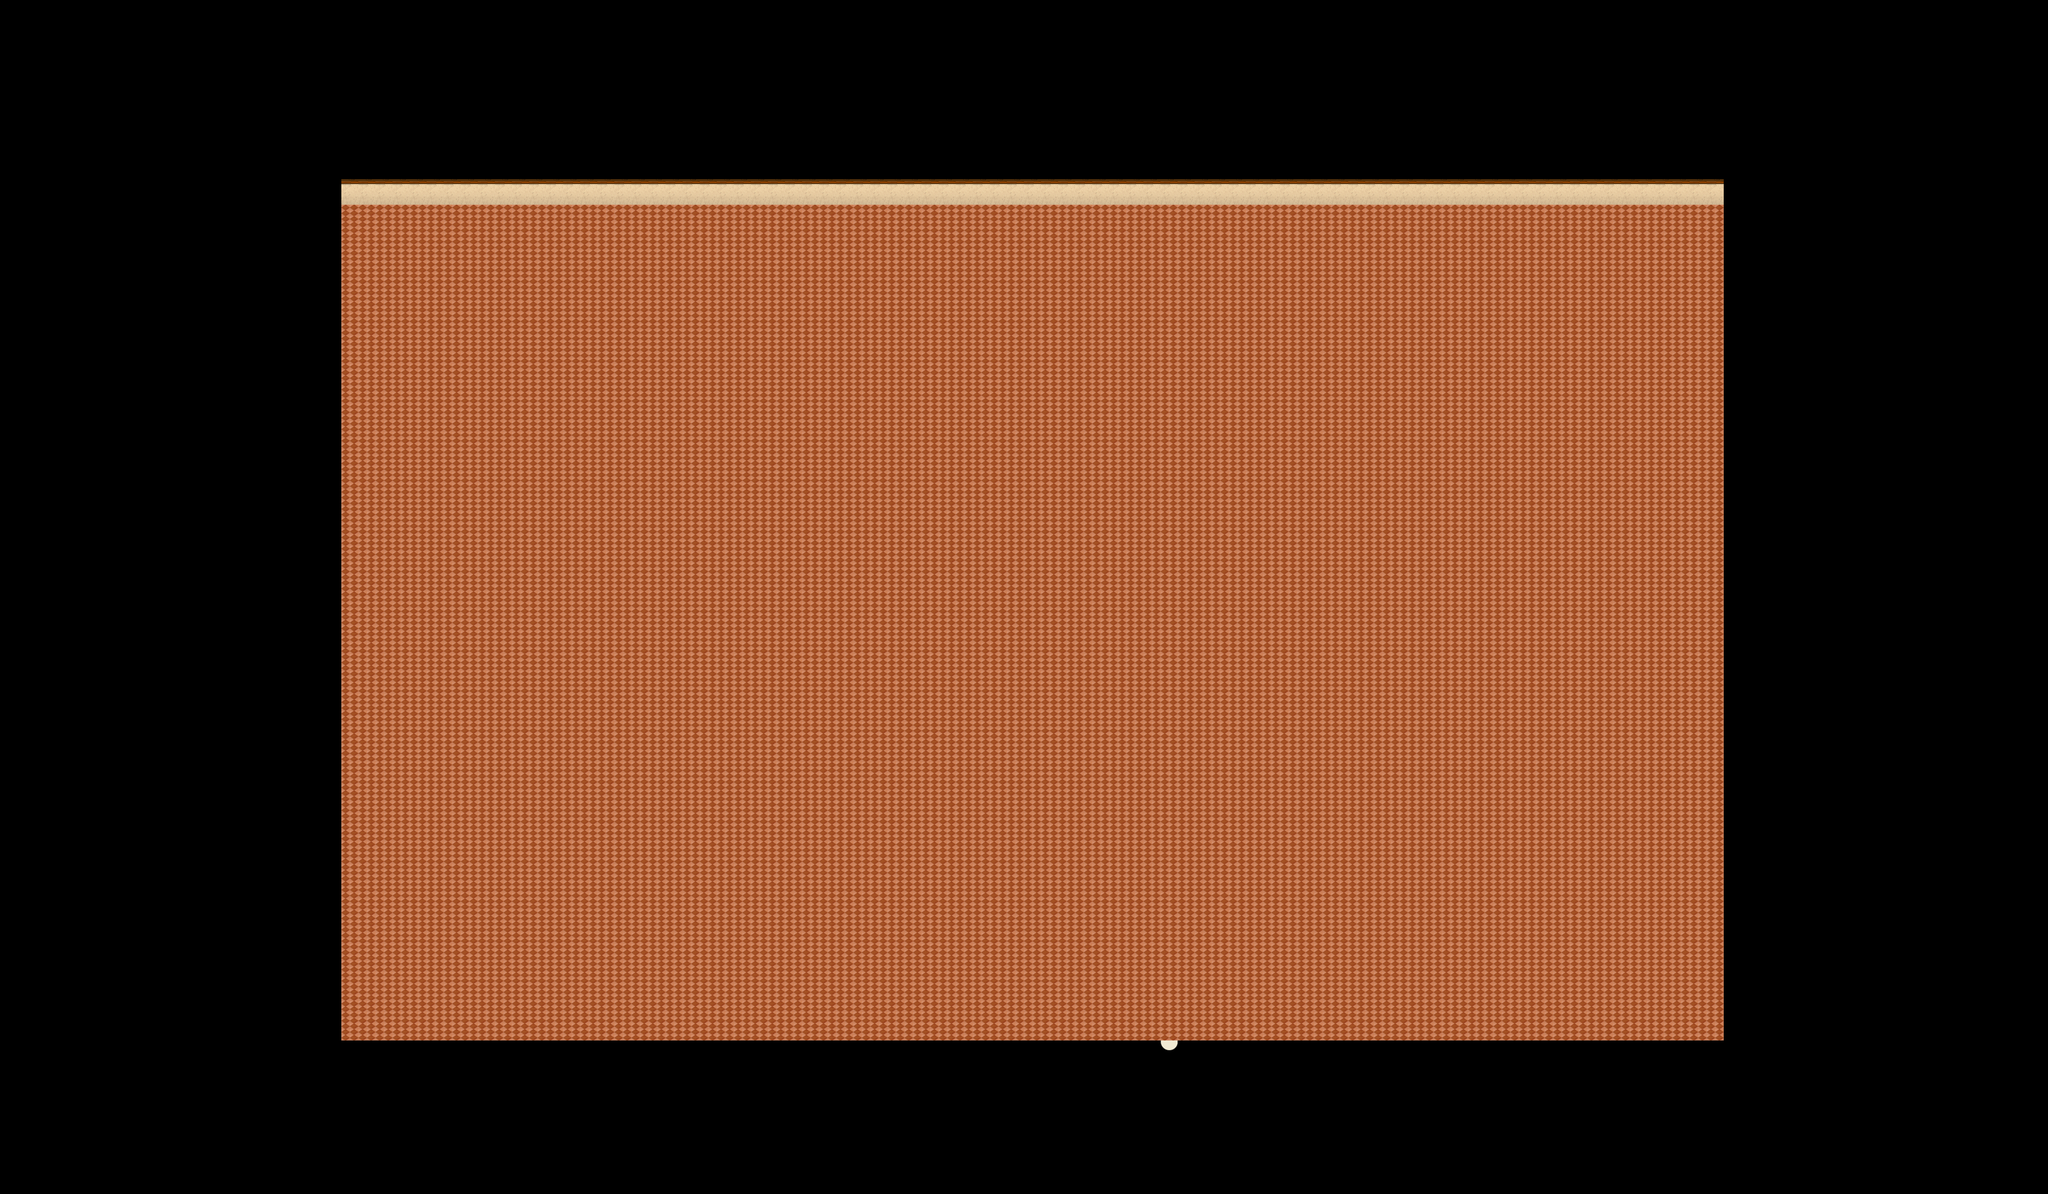

Tiled map render using the project's own tile images. Description and the map definition, with tile-layer contents summarised, below:
An orthogonal 120x70 tile map with 32x32 px tiles, 3 tile layers (Ground, Fringe, Over), 1 hidden layer not drawn, 4 tilesets.

<map version="1.0" orientation="orthogonal" width="120" height="70" tilewidth="32" tileheight="32">
 <properties>
  <property name="music" value="fanfare.ogg" />
 </properties>
 <tileset firstgid="1" name="collision1_32_32" tilewidth="32" tileheight="32">
  <image source="../graphics/tiles/collision1_32_32.png" width="1024" height="1024" />
 </tileset>
 <tileset firstgid="1025" name="indoor3_32_32" tilewidth="32" tileheight="32">
  <image source="../graphics/tiles/indoor3_32_32.png" width="1024" height="1024" />
 </tileset>
 <tileset firstgid="2049" name="indoor2_32_64" tilewidth="32" tileheight="64">
  <image source="../graphics/tiles/indoor2_32_64.png" width="1024" height="1024" />
 </tileset>
 <tileset firstgid="2561" name="indoor2_32_96" tilewidth="32" tileheight="96">
  <image source="../graphics/tiles/indoor2_32_96.png" width="1024" height="960" />
 </tileset>
 <layer name="Ground" width="120" height="70">
  <data>[8400 cells, 8400 non-empty, 5 distinct tile ids]</data>
 </layer>
 <layer name="Fringe" width="120" height="70">
  <data>[8400 cells, 0 non-empty, 0 distinct tile ids]</data>
 </layer>
 <layer name="Over" width="120" height="70">
  <data>[8400 cells, 0 non-empty, 0 distinct tile ids]</data>
 </layer>
 <layer name="Collision" width="120" height="70" visible="0">
  <data>[8400 cells, 3911 non-empty, 1 distinct tile ids]</data>
 </layer>
 <objectgroup name="Object" width="120" height="70" />
</map>
